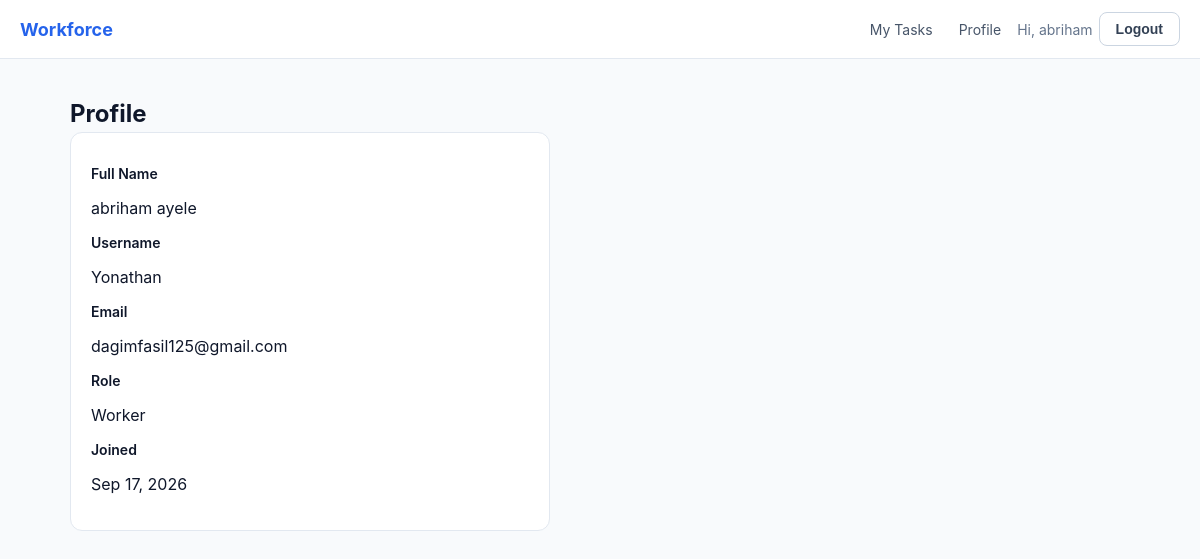
The page /profile/ (signed in) on the database its author committed.
### core/models.py (models this page shows, shortened)
class User(AbstractUser):
    class Role(models.TextChoices):
        ADMIN = "ADMIN", "Admin"
        WORKER = "WORKER", "Worker"
    role = models.CharField(max_length=10, choices=Role.choices, default=Role.WORKER)

### core/views.py (the view)
# urls.py: path("profile/", views.profile_view, name="profile"),
@login_required
def profile_view(request):
    return render(request, "core/profile.html")

### core/templates/core/profile.html (shortened to what this page needs)
{% extends "core/base.html" %}
{% block content %}
<h1>Profile</h1>
<div class="card" style="max-width:480px;">
  <label>Full Name</label>
  <p>{{ user.get_full_name|default:"-" }}</p>
  <label>Username</label>
  <p>{{ user.username }}</p>
  <label>Email</label>
  <p>{{ user.email|default:"-" }}</p>
  <label>Role</label>
  <p>{% if user.role == "ADMIN" %}Administrator{% else %}Worker{% endif %}</p>
  <label>Joined</label>
  <p>{{ user.date_joined|date:"M d, Y" }}</p>
</div>
{% endblock %}

### core/templates/core/base.html (shortened to what this page needs)
{% load static %}
<!DOCTYPE html>
<html lang="en">
<head>
  <link rel="stylesheet" href="{% static 'core/style.css' %}">
</head>
<body>
{% if user.is_authenticated %}
<nav class="navbar">
  <span class="brand">Workforce</span>
  <div class="links">
    {% if user.role == "ADMIN" %}
      <a href="{% url 'admin_dashboard' %}">Dashboard</a>
      <a href="{% url 'worker_list' %}">Workers</a>
      <a href="{% url 'task_list' %}">Tasks</a>
      <a href="{% url 'task_create' %}">Create Task</a>
    {% else %}
      <a href="{% url 'worker_dashboard' %}">My Tasks</a>
    {% endif %}
    <a href="{% url 'profile' %}">Profile</a>
    <span class="muted">Hi, {{ user.first_name|default:user.username }}</span>
    <form action="{% url 'logout' %}" method="post" style="display:inline;">
      <button type="submit" class="btn btn-secondary">Logout</button>
    </form>
  </div>
</nav>
{% endif %}
<div class="container">
  {% block content %}{% endblock %}
</div>
</body>
</html>

### core/static/core/style.css (style rules this page uses)
* { box-sizing: border-box; }
body { margin: 0; font-family: -apple-system, Segoe UI, Roboto, Arial, sans-serif; background: #f8fafc; color: #0f172a; }
a { color: #2563eb; text-decoration: none; }
.navbar { background: #fff; border-bottom: 1px solid #e2e8f0; padding: 12px 20px; display: flex; justify-content: space-between; align-items: center; flex-wrap: wrap; gap: 10px; }
.navbar .brand { font-weight: 700; font-size: 18px; color: #2563eb; }
.navbar .links { display: flex; gap: 6px; align-items: center; flex-wrap: wrap; }
.navbar .links a { padding: 6px 10px; border-radius: 8px; color: #475569; font-size: 14px; }
.container { max-width: 1100px; margin: 0 auto; padding: 24px 20px; }
.card { background: #fff; border: 1px solid #e2e8f0; border-radius: 12px; padding: 20px; margin-bottom: 20px; }
h1 { font-size: 24px; margin-bottom: 4px; }
.btn { display: inline-block; padding: 8px 16px; border-radius: 8px; font-size: 14px; font-weight: 600; border: none; cursor: pointer; }
.btn-secondary { background: #fff; color: #334155; border: 1px solid #cbd5e1; }
label { display: block; font-size: 14px; font-weight: 600; margin: 12px 0 4px; }
.muted { color: #64748b; font-size: 14px; }

### rows shown on the page
User: first_name "abriham", get_full_name "abriham ayele", username "Yonathan", email "dagimfasil125@gmail.com", date_joined "Sep 17, 2026"
